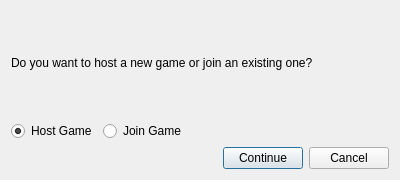
<?xml version="1.0" encoding="UTF-8"?>
<ui version="4.0">
 <class>HostJoinSelectionDialog</class>
 <widget class="QDialog" name="HostJoinSelectionDialog">
  <property name="geometry">
   <rect>
    <x>0</x>
    <y>0</y>
    <width>400</width>
    <height>180</height>
   </rect>
  </property>
  <property name="windowTitle">
   <string>Host or Join</string>
  </property>
  <property name="modal">
   <bool>true</bool>
  </property>
  <layout class="QVBoxLayout" name="verticalLayout">
   <item>
    <widget class="QLabel" name="label">
     <property name="text">
      <string>Do you want to host a new game or join an existing one?</string>
     </property>
     <property name="wordWrap">
      <bool>true</bool>
     </property>
    </widget>
   </item>
   <item>
    <layout class="QHBoxLayout" name="horizontalLayout_radio">
     <item>
      <widget class="QRadioButton" name="hostRadio">
       <property name="text">
        <string>Host Game</string>
       </property>
       <property name="checked">
        <bool>true</bool>
       </property>
      </widget>
     </item>
     <item>
      <widget class="QRadioButton" name="joinRadio">
       <property name="text">
        <string>Join Game</string>
       </property>
      </widget>
     </item>
     <item>
      <spacer name="horizontalSpacer">
       <property name="orientation">
        <enum>Qt::Horizontal</enum>
       </property>
       <property name="sizeHint" stdset="0">
        <size>
         <width>40</width>
         <height>20</height>
        </size>
       </property>
      </spacer>
     </item>
    </layout>
   </item>
   <item>
    <layout class="QHBoxLayout" name="horizontalLayout_buttons">
     <item>
      <spacer name="horizontalSpacer_2">
       <property name="orientation">
        <enum>Qt::Horizontal</enum>
       </property>
       <property name="sizeHint" stdset="0">
        <size>
         <width>40</width>
         <height>20</height>
        </size>
       </property>
      </spacer>
     </item>
     <item>
      <widget class="QPushButton" name="continueButton">
       <property name="text">
        <string>Continue</string>
       </property>
      </widget>
     </item>
     <item>
      <widget class="QPushButton" name="cancelButton">
       <property name="text">
        <string>Cancel</string>
       </property>
      </widget>
     </item>
    </layout>
   </item>
  </layout>
 </widget>
 <resources/>
 <connections/>
</ui>
